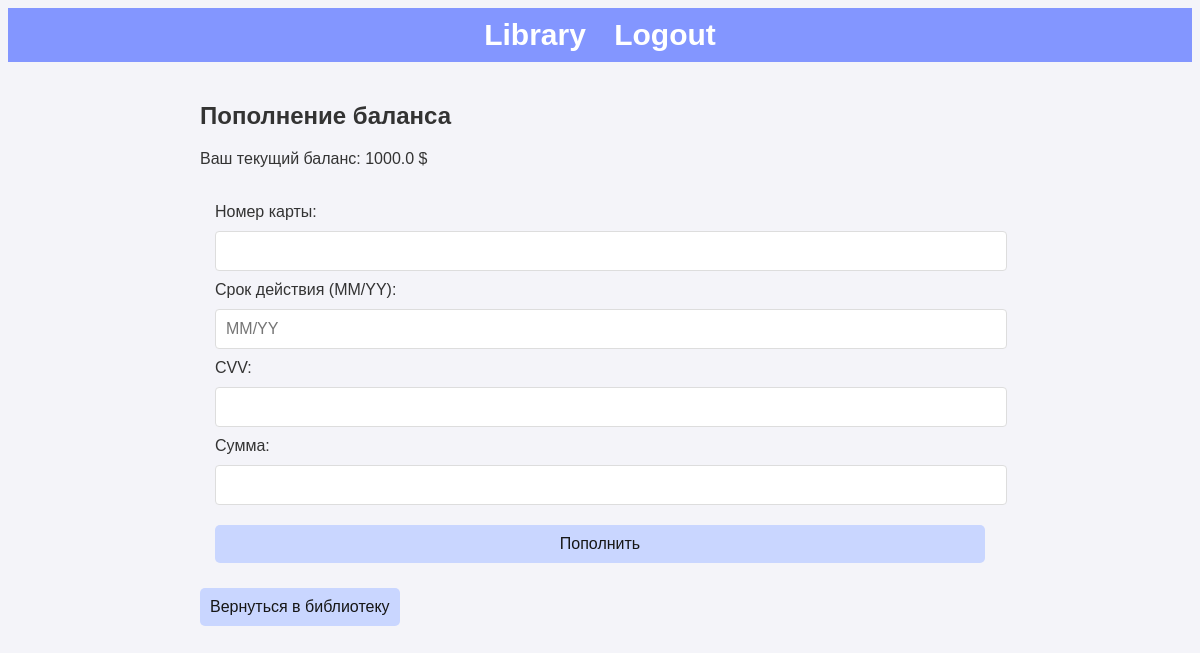
The app's page /topup_balance (signed in), older data.
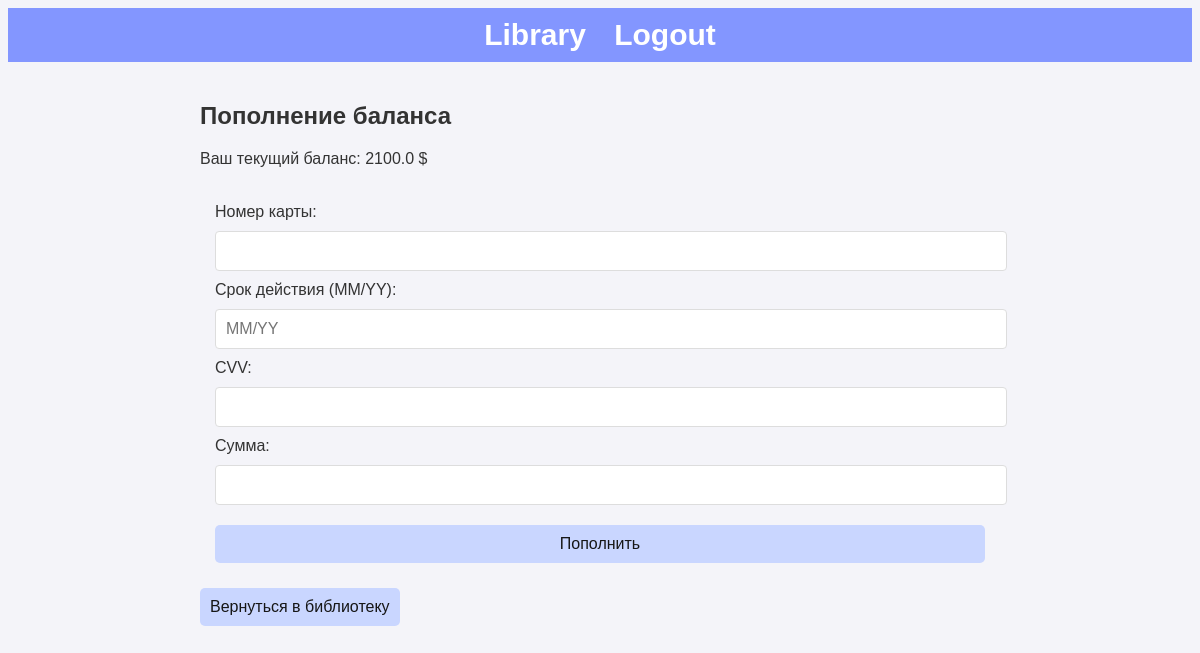
The same page, newer data.
### app.py (models this page shows)
class User(UserMixin, db.Model):
    __table_args__ = {'extend_existing': True}  # Добавляем extend_existing
    id = db.Column(db.Integer, primary_key=True)
    username = db.Column(db.String(150), unique=True, nullable=False)
    password = db.Column(db.String(150), nullable=False)
    balance = db.Column(db.Float, default=1000)  # Начальный баланс пользователя

### app.py (the view, shortened to what this page needs)
@app.route('/topup_balance', methods=['GET', 'POST'])
@login_required
def topup_balance():
    return render_template('topup_balance.html')

### app.py (called while the page is built)
@login_manager.user_loader
def load_user(user_id):
    return User.query.get(int(user_id))

### templates/topup_balance.html
{% extends "base.html" %}
{% block content %}
<h2>Пополнение баланса</h2>
<p>Ваш текущий баланс: {{ current_user.balance }} $</p>
<form action="{{ url_for('topup_balance') }}" method="post">
    <div>
        <label for="card_number">Номер карты:</label>
        <input type="text" id="card_number" name="card_number" maxlength="16" required>
    </div>
    <div>
        <label for="expiry_date">Срок действия (MM/YY):</label>
        <input type="text" id="expiry_date" name="expiry_date" maxlength="5" placeholder="MM/YY" required>
    </div>
    <div>
        <label for="cvv">CVV:</label>
        <input type="password" id="cvv" name="cvv" maxlength="3" required>
    </div>
    <div>
        <label for="amount">Сумма:</label>
        <input type="number" id="amount" name="amount" step="0.01" min="0.01" required>
    </div>
    <button class="button1" type="submit">Пополнить</button>
</form>
<a class="button1" href="{{ url_for('library') }}">Вернуться в библиотеку</a>
{% endblock %}

### templates/base.html (shortened to what this page needs)
<!DOCTYPE html>
<html lang="en">
<head>
    <link rel="stylesheet" href="{{ url_for('static', filename='css/styles.css') }}">
</head>
<body>
    {% if not request.endpoint == 'register' %}
    <nav>
        <a href="{{ url_for('library') }}">Library</a>
        {% if current_user.is_authenticated %}
            <a href="{{ url_for('logout') }}">Logout</a>
        {% else %}
            <a href="{{ url_for('login') }}">Login</a>
        {% endif %}
    </nav>
    {% endif %}
    <div class="container">
        {% block content %}{% endblock %}
    </div>
</body>
</html>

### static/css/styles.css (style rules this page uses)
body { font-family: Arial, sans-serif; background-color: #f4f4f9; color: #333; }
.container { max-width: 800px; margin: 0 auto; padding: 20px; }
nav { font-size: 30px; background-color: #8396ff; color: #fff; padding: 10px; text-align: center; }
nav a { font-weight: 600; color: #fff; margin: 0 10px; text-decoration: none; }
form { margin-top: 20px; padding: 15px; }
form input, form button { display: block; width: 100%; margin: 10px 0; padding: 10px; font-size: 1rem; border: 1px solid #ddd; border-radius: 4px; }
.button1 { display: inline-block; padding: 10px 10px; font-size: 16px; color: #161616; background-color: #f9f9f9; border: none; border-radius: 5px; text-decoration: none; text-align: center; align-items: center; cursor: pointer; transition: background-color 0.3s ease; background-color: #c9d6ff; }

Row changes from the older to the newer data that the page shows:
changed User: balance "1000.0" → "2100.0"
